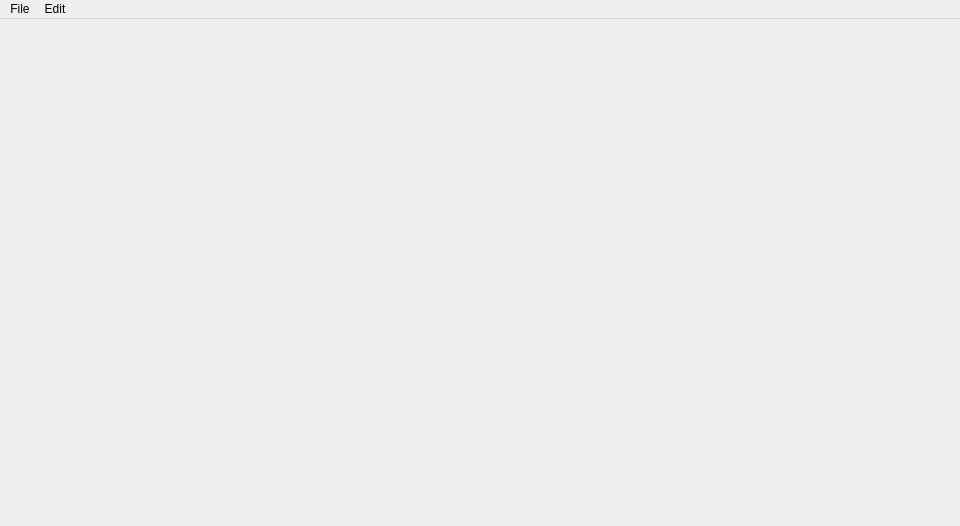
<?xml version="1.0" encoding="UTF-8"?>
<ui version="4.0">
 <class>MainWindow</class>
 <widget class="QMainWindow" name="MainWindow">
  <property name="geometry">
   <rect>
    <x>0</x>
    <y>0</y>
    <width>960</width>
    <height>526</height>
   </rect>
  </property>
  <property name="windowTitle">
   <string>MainWindow</string>
  </property>
  <widget class="QWidget" name="body">
   <property name="sizePolicy">
    <sizepolicy hsizetype="Preferred" vsizetype="Expanding">
     <horstretch>0</horstretch>
     <verstretch>0</verstretch>
    </sizepolicy>
   </property>
   <property name="layoutDirection">
    <enum>Qt::LayoutDirection::LeftToRight</enum>
   </property>
   <property name="autoFillBackground">
    <bool>false</bool>
   </property>
   <property name="styleSheet">
    <string notr="true"/>
   </property>
   <layout class="QVBoxLayout" name="verticalLayout_2">
    <item>
     <widget class="VideoPlayer" name="videoPlayer" native="true">
      <property name="sizePolicy">
       <sizepolicy hsizetype="Preferred" vsizetype="Expanding">
        <horstretch>0</horstretch>
        <verstretch>0</verstretch>
       </sizepolicy>
      </property>
     </widget>
    </item>
    <item>
     <widget class="VideoTimeline" name="videoTimeline" native="true">
      <property name="sizePolicy">
       <sizepolicy hsizetype="Preferred" vsizetype="Maximum">
        <horstretch>0</horstretch>
        <verstretch>0</verstretch>
       </sizepolicy>
      </property>
     </widget>
    </item>
   </layout>
  </widget>
  <widget class="QMenuBar" name="menubar">
   <property name="geometry">
    <rect>
     <x>0</x>
     <y>0</y>
     <width>960</width>
     <height>26</height>
    </rect>
   </property>
   <widget class="QMenu" name="menuFile">
    <property name="title">
     <string>File</string>
    </property>
    <addaction name="actionNew_Project"/>
   </widget>
   <widget class="QMenu" name="menuEdit">
    <property name="title">
     <string>Edit</string>
    </property>
   </widget>
   <addaction name="menuFile"/>
   <addaction name="menuEdit"/>
  </widget>
  <action name="actionNew_Project">
   <property name="text">
    <string>New Project...</string>
   </property>
  </action>
 </widget>
 <customwidgets>
  <customwidget>
   <class>VideoPlayer</class>
   <extends>QWidget</extends>
   <header>video_player</header>
   <container>1</container>
  </customwidget>
  <customwidget>
   <class>VideoTimeline</class>
   <extends>QWidget</extends>
   <header>video_timeline</header>
   <container>1</container>
  </customwidget>
 </customwidgets>
 <resources/>
 <connections/>
</ui>
